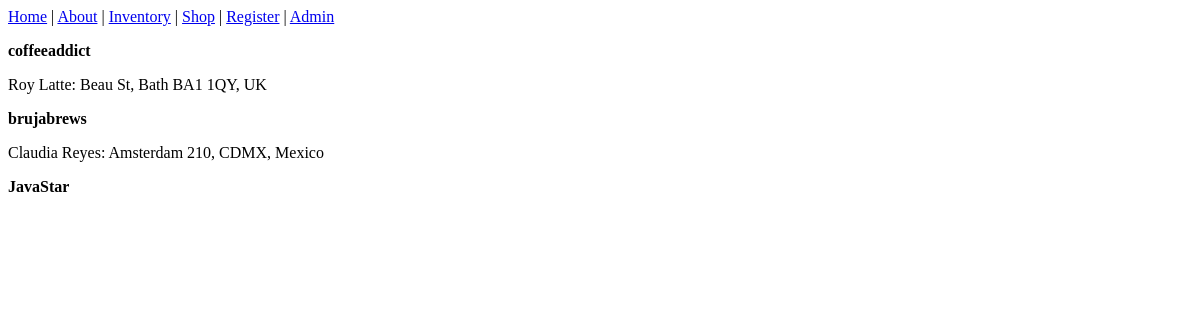
/admin, run on an earlier commit of the app's database.
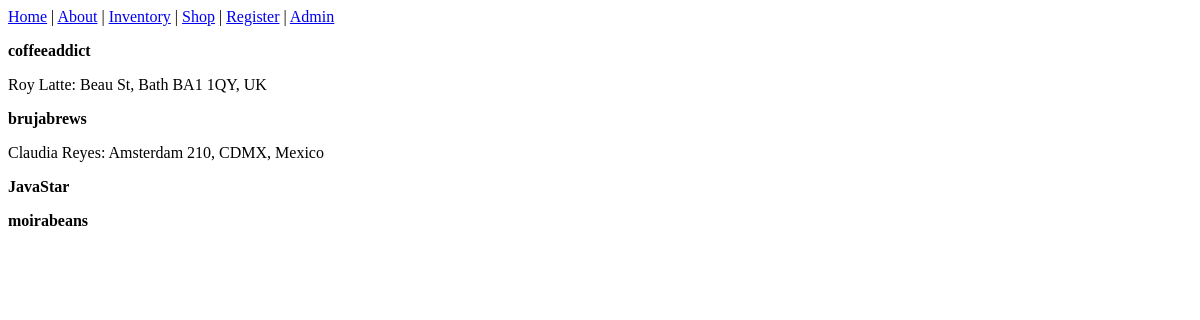
And on a later commit of the database.
### initial/app.py (models this page shows)
    class User(db.Model):
        id = db.Column(db.Integer, primary_key=True)
        username = db.Column(db.String(50), index=True, unique=True)
        password = db.Column(db.String(128))

    class ShippingInfo(db.Model):
        ship_id = db.Column(db.Integer, primary_key=True)
        full_name = db.Column(db.String(50))
        address = db.Column(db.String(50))
        user_id = db.Column(db.Integer, db.ForeignKey("user.id"))

### initial/app.py (the view)
@app.route("/admin", methods=["GET"])
def admin():
    users = User.query.all()
    shippers = ShippingInfo.query.all()
    return render_template("admin.html", users=users, shippers=shippers)

### initial/templates/admin.html
{% extends "layout.html" %} {% block container %} {% for user in users %}
<div>
  <p><b>{{ user.username }}</b></p>
  {% for shipper in shippers %} {% if user.id == shipper.user_id %}
  <p>{{ shipper.full_name }}: {{ shipper.address }}</p>
  {% endif %} {% endfor %}
</div>
{% endfor %} {% endblock %}

### initial/templates/layout.html (shortened to what this page needs)
<!DOCTYPE html>
<html lang="en">
  <head>
  </head>
  <body>
    <div>
      <a href="/">Home</a> | <a href="/about">About</a> | <a href="/inventory">Inventory</a> |
      <a href="/shop">Shop</a> | <a href="/register">Register</a> | <a href="/admin">Admin</a>
    </div>
    {% block container %} {% endblock %}
  </body>
</html>

What changed in the data, as far as the page shows it:
added User: username "moirabeans"
